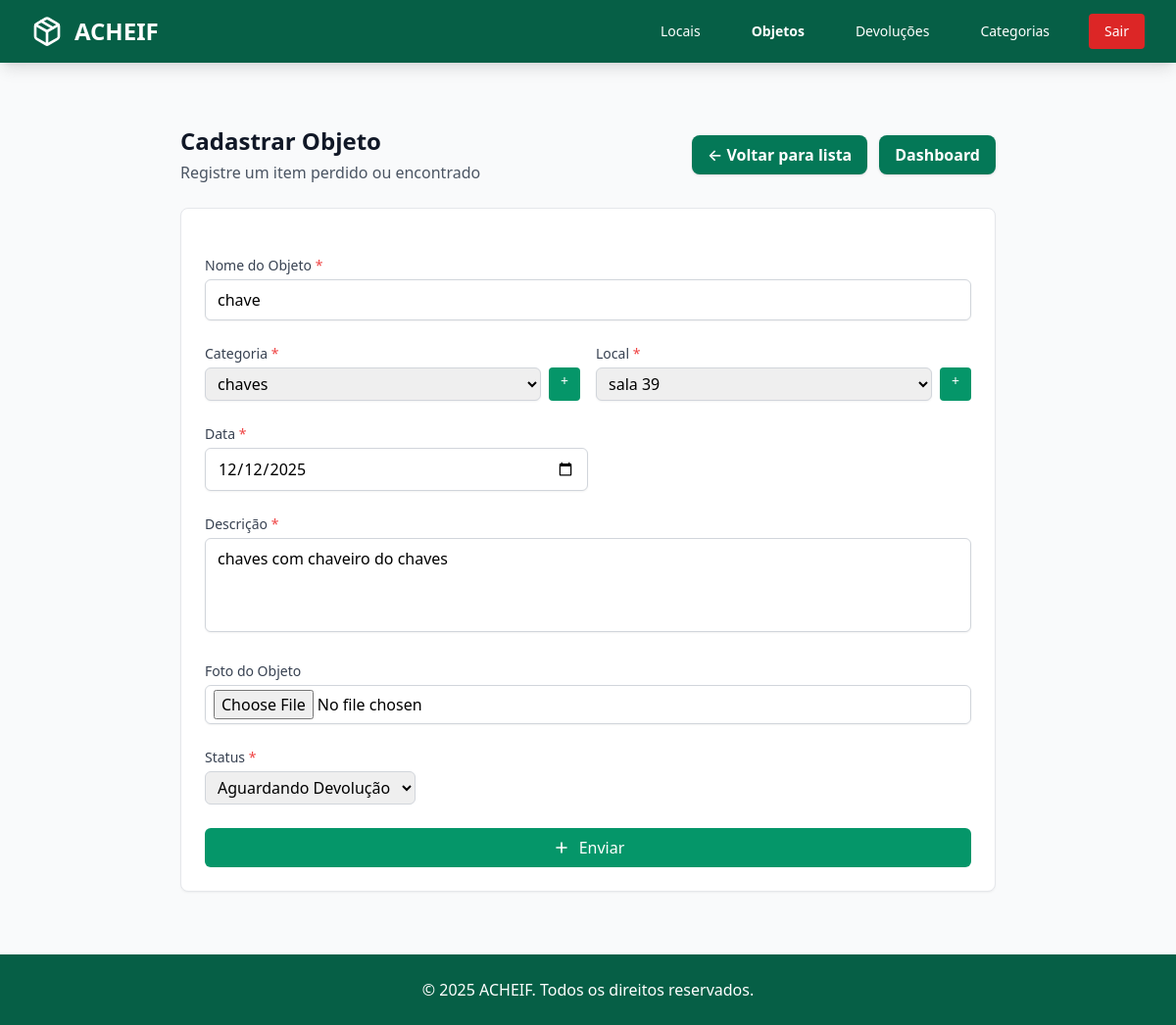
Page /editar/18/ on the committed database.
### objetos/models.py (models this page shows, shortened)
class Objeto(models.Model):
    STATUS_CHOICES = [
        ('aguardando', 'Aguardando Devolução'),
        ('devolvido', 'Devolvido'),
    ]
    tipo = models.CharField(max_length=100)
    descricao = models.TextField()
    foto = models.ImageField(upload_to='objetos_fotos/', null=True, blank=True)  # novo campo
    data_achado = models.DateField()
    local_achado = models.CharField(max_length=100)
    categoria = models.ForeignKey(
        Categoria, on_delete=models.SET_NULL, null=True, blank=True, related_name="objetos"
    )
    status = models.CharField(max_length=20, choices=STATUS_CHOICES, default='aguardando')

class Local(models.Model):
    nome = models.CharField(max_length=50, unique=True)

### objetos/views.py (the view)
# urls.py: path('editar/<int:id>/', views.editar_objeto, name='editar_objeto'),
def editar_objeto(request, id):
    objeto = get_object_or_404(Objeto, pk=id)
    categorias = Categoria.objects.all()
    locais = Local.objects.all()
    if request.method == 'POST':
        form = ObjetoForm(request.POST, request.FILES, instance=objeto)
        if form.is_valid():
            form.save()
            messages.success(request, "Objeto editado com sucesso.")
            return redirect('objetos:listar_objetos')
        else:
            messages.error(request, "Por favor corrija os erros abaixo.")
    else:
        form = ObjetoForm(instance=objeto)
    return render(request, 'objetos/criar_objeto.html', {
        'form': form,
        'objeto': objeto,
        'categorias': categorias,
        'locais': locais,
    })

### objetos/forms.py
class ObjetoForm(forms.ModelForm):
    class Meta:
        model = Objeto
        fields = ['tipo', 'descricao', 'foto', 'categoria', 'local_achado', 'data_achado', 'status']
        widgets = {
            'data_achado': forms.DateInput(attrs={'type': 'date'}),
        }

### objetos/templates/objetos/criar_objeto.html (shortened to what this page needs)
{% extends 'base.html' %}
{% load widget_tweaks %}
{% block active_objetos %}active{% endblock %}
{% block content %}
<div class="max-w-4xl mx-auto py-8 px-4 sm:px-6 lg:px-8">
    <div class="mb-6 flex justify-between items-center">
        <div>
            <h1 class="text-2xl font-bold text-gray-900 mb-1">Cadastrar Objeto</h1>
            <p class="text-gray-600">Registre um item perdido ou encontrado</p>
        </div>
        <div class="flex gap-3">
            <a href="{% url 'objetos:listar_objetos' %}"
               class="inline-block bg-emerald-700 hover:bg-emerald-800 text-white px-4 py-2 rounded-lg shadow transition font-semibold">
                ← Voltar para lista
            </a>
            <a href="{% url 'objetos:dashboard' %}"
               class="inline-block bg-emerald-700 hover:bg-emerald-800 text-white px-4 py-2 rounded-lg shadow transition font-semibold">
                Dashboard
            </a>
        </div>
    </div>
    <form method="POST" enctype="multipart/form-data" class="bg-white rounded-lg shadow-sm border border-gray-200 p-6 space-y-6">
        <div>
            <label for="id_tipo" class="block text-sm font-medium text-gray-700 mb-1">
                Nome do Objeto <span class="text-red-500">*</span>
            </label>
            {{ form.tipo|add_class:"w-full px-3 py-2 border border-gray-300 rounded-md shadow-sm focus:outline-none focus:ring-2 focus:ring-emerald-500 focus:border-emerald-500" }}
        </div>
        <div class="grid grid-cols-1 md:grid-cols-2 gap-4">
            <div>
                <label for="categoria" class="block text-sm font-medium text-gray-700 mb-1">
                    Categoria <span class="text-red-500">*</span>
                </label>
                <div class="flex gap-2">
                    <select name="categoria" id="categoria"
                        class="w-full border border-gray-300 rounded-md px-2 py-1 shadow-sm focus:outline-none focus:ring-2 focus:ring-emerald-500 focus:border-emerald-500">
                        {% for cat in categorias %}
                            <option value="{{ cat.id }}" {% if form.categoria.value|stringformat:"s" == cat.id|stringformat:"s" %}selected{% endif %}>
                                {{ cat.nome }}
                            </option>
                        {% endfor %}
                    </select>
                    <a href="{% url 'objetos:criar_categoria' %}?next={% url 'objetos:criar_objeto' %}"
                       class="bg-emerald-600 hover:bg-emerald-700 text-white px-3 py-1 rounded transition text-sm">
                       +
                    </a>
                </div>
            </div>
            <div>
                <label for="local_achado" class="block text-sm font-medium text-gray-700 mb-1">
                    Local <span class="text-red-500">*</span>
                </label>
                <div class="flex gap-2">
                    <select name="local_achado" id="local_achado"
                        class="w-full border border-gray-300 rounded-md px-2 py-1 shadow-sm focus:outline-none focus:ring-2 focus:ring-emerald-500 focus:border-emerald-500">
                        {% for loc in locais %}
                            <option value="{{ loc.nome }}" {% if form.local_achado.value == loc.nome %}selected{% endif %}>
                                {{ loc.nome }}
                            </option>
                        {% endfor %}
                    </select>
                    <a href="{% url 'objetos:criar_local' %}?next={% url 'objetos:criar_objeto' %}"
                       class="bg-emerald-600 hover:bg-emerald-700 text-white px-3 py-1 rounded transition text-sm">
                       +
                    </a>
                </div>
            </div>
        </div>
        <div>
            <label for="id_data_achado" class="block text-sm font-medium text-gray-700 mb-1">
                Data <span class="text-red-500">*</span>
            </label>
            {{ form.data_achado|add_class:"w-1/2 px-3 py-2 border border-gray-300 rounded-md shadow-sm focus:outline-none focus:ring-2 focus:ring-emerald-500 focus:border-emerald-500" }}
        </div>
        <div>
            <label for="id_descricao" class="block text-sm font-medium text-gray-700 mb-1">
                Descrição <span class="text-red-500">*</span>
            </label>
            {{ form.descricao|add_class:"w-full h-24 px-3 py-2 border border-gray-300 rounded-md shadow-sm focus:outline-none focus:ring-2 focus:ring-emerald-500 focus:border-emerald-500 resize-none" }}
        </div>
        <div>
            <label for="id_foto" class="block text-sm font-medium text-gray-700 mb-1">
                Foto do Objeto
            </label>
            <input type="file" name="foto" id="id_foto" accept="image/*"
                   class="w-full border border-gray-300 rounded-md px-2 py-1 shadow-sm focus:outline-none focus:ring-2 focus:ring-emerald-500 focus:border-emerald-500">
        </div>
        <div>
            <label class="block text-sm font-medium text-gray-700 mb-1">
                Status <span class="text-red-500">*</span>
            </label>
            {{ form.status|add_class:"px-2 py-1 border border-gray-300 rounded-md" }}
        </div>
        <div>
            <button type="submit"
                class="w-full bg-emerald-600 text-white py-2 px-4 rounded-md hover:bg-emerald-700 transition font-medium flex items-center justify-center gap-2">
                <svg class="w-5 h-5" fill="none" stroke="currentColor" viewBox="0 0 24 24">
                    <path stroke-linecap="round" stroke-linejoin="round" stroke-width="2" d="M12 6v6m0 0v6m0-6h6m-6 0H6"></path>
                </svg>
                Enviar
            </button>
        </div>
    </form>
</div>
{% endblock %}

### objetos/templates/objetos/static/style.css (style rules this page uses)
body { font-family: system-ui, -apple-system, BlinkMacSystemFont, "Segoe UI", Roboto, sans-serif; background-color: #f9fafb; }

### rows in the picture
Objeto: tipo "chave", local_achado "sala 39", data_achado "12/12/2025", descricao "chaves com chaveiro do chaves", status "Aguardando Devolução"

### other values in the picture
form field categoria "chaves"
